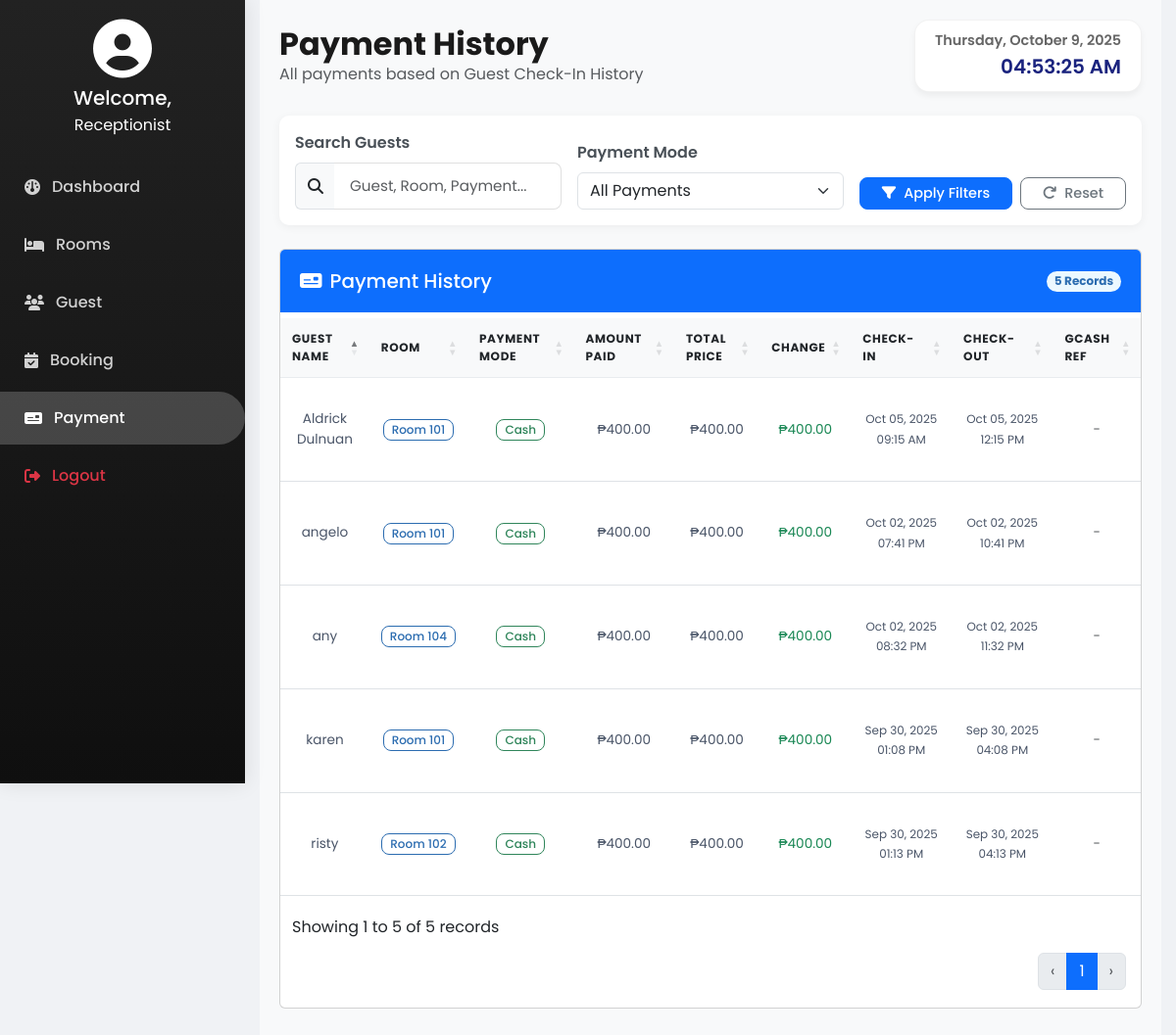
The page /receptionist-payment.php on the database as committed earlier.
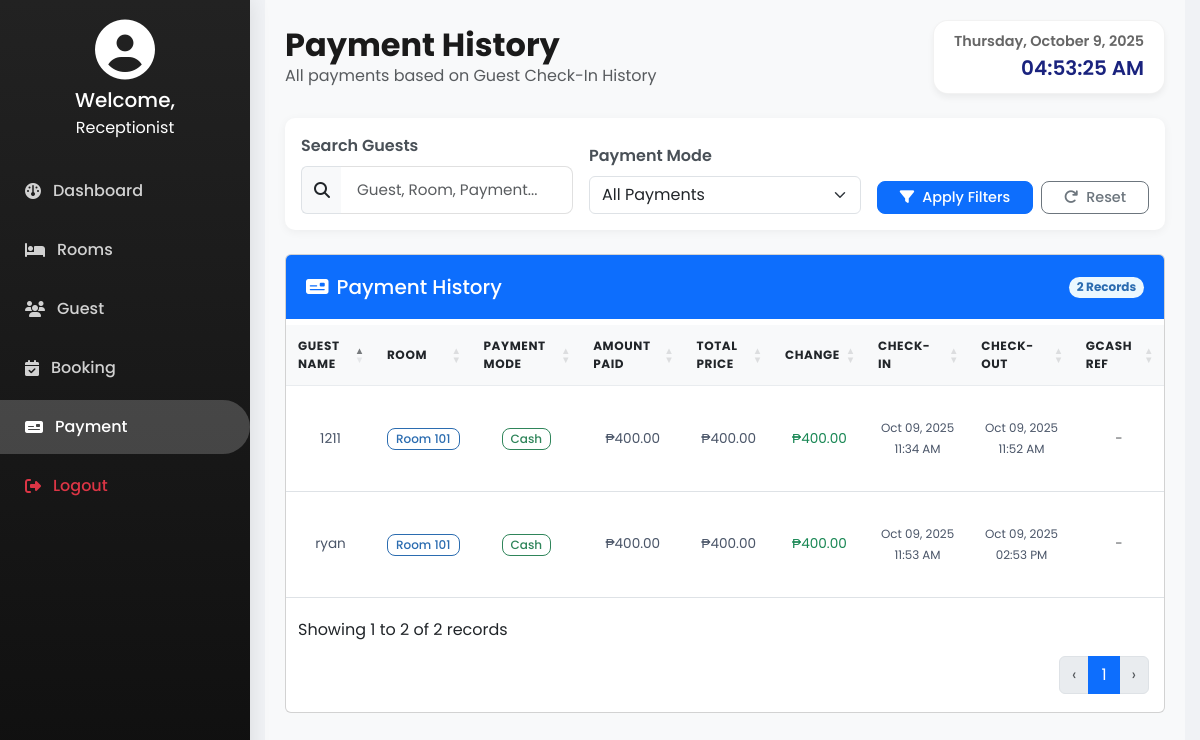
The same page on the database as committed later.
### tables this page shows
CREATE TABLE `checkins` (
  `id` int NOT NULL,
  `guest_name` varchar(100) NOT NULL,
  `address` varchar(255) NOT NULL,
  `telephone` varchar(15) NOT NULL,
  `room_number` int NOT NULL,
  `room_type` varchar(50) NOT NULL,
  `stay_duration` int NOT NULL,
  `total_price` decimal(10,2) NOT NULL,
  `amount_paid` decimal(10,2) NOT NULL,
  `change_amount` decimal(10,2) NOT NULL,
  `payment_mode` enum('cash','gcash') NOT NULL,
  `check_in_date` datetime NOT NULL,
  `check_out_date` datetime NOT NULL,
  `gcash_reference` varchar(100) DEFAULT NULL,
  `receptionist_id` int DEFAULT NULL
);

### receptionist-payment.php (the view, shortened to what the changed rows need)
<?php
require_once 'database.php';
$sql = "SELECT
    id,
    guest_name,
    room_number,
    room_type,
    payment_mode,
    amount_paid,
    total_price,
    change_amount,
    check_in_date,
    check_out_date,
    gcash_reference
FROM checkins WHERE 1=1";
$sql .= " ORDER BY check_in_date DESC";
$result = $conn->query($sql);
?>
<!DOCTYPE html>
<html lang="en">
<head>
    <link href="https://cdn.jsdelivr.net/npm/bootstrap@5.3.0/dist/css/bootstrap.min.css" rel="stylesheet">
    <link rel="stylesheet" href="https://cdnjs.cloudflare.com/ajax/libs/font-awesome/6.4.2/css/all.min.css">
    <link href="https://cdn.datatables.net/1.11.5/css/dataTables.bootstrap5.min.css" rel="stylesheet">
    <link href="style.css" rel="stylesheet">
</head>
<body>
  <div class="content">
    <div class="d-flex justify-content-between align-items-center mb-4">
        <div>
            <h2 class="fw-bold mb-0">Payment History</h2>
        </div>
    </div>
<div class="card mb-4">
  <div class="card-header bg-primary text-white d-flex justify-content-between align-items-center">
    <h5 class="mb-0"><i class="fas fa-money-check me-2"></i>Payment History</h5>
    <span class="badge bg-blue-100 text-blue-800 border-blue-200 rounded-pill">
      <?= $result->num_rows ?> Records
    </span>
  </div>
  <div class="card-body p-0">
    <?php if ($result->num_rows > 0): ?>
      <div class="table-responsive">
        <table id="paymentTable" class="table table-hover mb-0">
          <thead>
            <tr>
              <th>Guest Name</th>
              <th>Room</th>
              <th>Payment Mode</th>
              <th>Amount Paid</th>
              <th>Total Price</th>
              <th>Change</th>
              <th>Check-In</th>
              <th>Check-Out</th>
              <th>GCash Ref</th>
            </tr>
          </thead>
          <tbody>
            <?php while ($row = $result->fetch_assoc()): ?>
              <tr>
                <td><?= htmlspecialchars($row['guest_name']) ?></td>
                <td>
                  <span class="badge bg-info-100 text-info-800 border-info-200">
                    Room <?= htmlspecialchars($row['room_number']) ?>
                  </span><br>
                </td>
                <td>
                  <?php if (strtolower($row['payment_mode']) === 'cash'): ?>
                    <span class="badge bg-green-100 text-green-800 border-green-200">
                      <?= ucfirst($row['payment_mode']) ?>
                    </span>
                  <?php else: ?>
                    <span class="badge bg-blue-100 text-blue-800 border-blue-200">
                      <?= ucfirst($row['payment_mode']) ?>
                    </span>
                  <?php endif; ?>
                </td>
                <td>₱<?= number_format($row['amount_paid'], 2) ?></td>
                <td>₱<?= number_format($row['total_price'], 2) ?></td>
                <td>
                  <?php if ($row['change_amount'] > 0): ?>
                    <span class="text-success">₱<?= number_format($row['change_amount'], 2) ?></span>
                  <?php else: ?>
                    <span class="text-muted">₱0.00</span>
                  <?php endif; ?>
                </td>
                <td><small><?= date('M d, Y h:i A', strtotime($row['check_in_date'])) ?></small></td>
                <td><small><?= date('M d, Y h:i A', strtotime($row['check_out_date'])) ?></small></td>
                <td>
                  <?php if (!empty($row['gcash_reference'])): ?>
                    <span class="badge bg-amber-100 text-amber-800 border-amber-200">
                      <?= htmlspecialchars($row['gcash_reference']) ?>
                    </span>
                  <?php else: ?>
                    <span class="text-muted">-</span>
                  <?php endif; ?>
                </td>
              </tr>
            <?php endwhile; ?>
          </tbody>
        </table>
      </div>
    <?php endif; ?>
  </div>
</div>
</body>
</html>

Rows that differ between the two databases and show on the page:
removed checkins: guest_name "Aldrick Dulnuan", room_number "101", payment_mode "Cash", amount_paid "400.00", total_price "400.00", change_amount "400.00", check_in_date "Oct 05, 2025 09:15 AM", check_out_date "Oct 05, 2025 12:15 PM"
removed checkins: guest_name "any", room_number "104", payment_mode "Cash", amount_paid "400.00", total_price "400.00", change_amount "400.00", check_in_date "Oct 02, 2025 08:32 PM", check_out_date "Oct 02, 2025 11:32 PM"
removed checkins: guest_name "angelo", room_number "101", payment_mode "Cash", amount_paid "400.00", total_price "400.00", change_amount "400.00", check_in_date "Oct 02, 2025 07:41 PM", check_out_date "Oct 02, 2025 10:41 PM"
removed checkins: guest_name "risty", room_number "102", payment_mode "Cash", amount_paid "400.00", total_price "400.00", change_amount "400.00", check_in_date "Sep 30, 2025 01:13 PM", check_out_date "Sep 30, 2025 04:13 PM"
removed checkins: guest_name "karen", room_number "101", payment_mode "Cash", amount_paid "400.00", total_price "400.00", change_amount "400.00", check_in_date "Sep 30, 2025 01:08 PM", check_out_date "Sep 30, 2025 04:08 PM"
added checkins: guest_name "ryan", room_number "101", payment_mode "Cash", amount_paid "400.00", total_price "400.00", change_amount "400.00", check_in_date "Oct 09, 2025 11:53 AM", check_out_date "Oct 09, 2025 02:53 PM"
added checkins: guest_name "1211", room_number "101", payment_mode "Cash", amount_paid "400.00", total_price "400.00", change_amount "400.00", check_in_date "Oct 09, 2025 11:34 AM", check_out_date "Oct 09, 2025 11:52 AM"
Other text that changed with them:
$result->num_rows: "5" → "2"
text written by a page script: "Showing 1 to 5 of 5 records ‹ 1 ›" → "Showing 1 to 2 of 2 records ‹ 1 ›"
